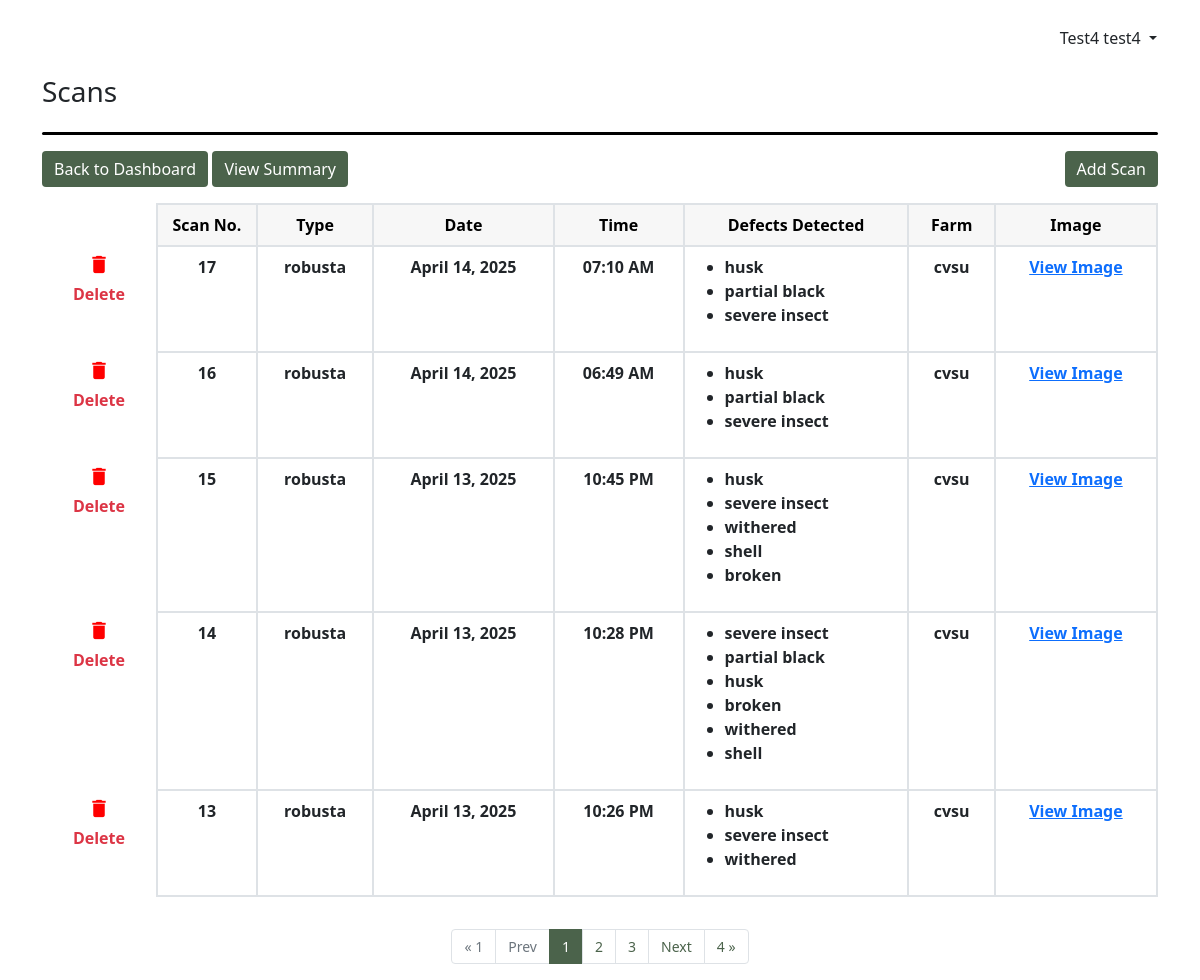
/dashboard/view/43/test/ (signed in), run on the app's committed database.
### apps/dashboard/models.py (models this page shows, shortened)
class DefectsDetected(models.Model):
    id = models.AutoField(primary_key=True)
    scan_number = models.IntegerField(null=False)
    date_scanned = models.DateTimeField(default=now)
    defects_detected = models.JSONField(max_length=50)
    scanned_image = models.CharField(max_length=255)
    scanned_image2 = models.CharField(max_length=255, null=True)
    batch = models.ForeignKey(BatchSession, on_delete=models.CASCADE)

class BatchSession(models.Model):
    batch_id = models.AutoField(primary_key=True)
    title = models.CharField(max_length=255, null=False)
    date_created = models.DateTimeField(default=now)
    bean_type = models.CharField(max_length=50)
    farm = models.CharField(max_length=255)
    user = models.ForeignKey(User, on_delete=models.CASCADE)

### apps/dashboard/views.py (the view)
# urls.py: path('dashboard/view/<int:batch_id>/<str:title>/', views.ScanListView.as_view(), name="view_scans"),
class ScanListView(LoginRequiredMixin, ListView):
    model = DefectsDetected
    template_name = "dashboard/scans_view.html"
    paginate_by = 5
    def get_context_data(self, **kwargs):
        context = super().get_context_data(**kwargs)
        batchSession = BatchSession.objects.get(batch_id=self.kwargs["batch_id"])
        context["objects"] = batchSession
        page_obj = context['page_obj']
        paginator = page_obj.paginator
        start_index = max(1, page_obj.number - 2)
        end_index = min(paginator.num_pages + 1, page_obj.number + 3)
        context['page_range'] = range(start_index, end_index)
        return context
    def get_queryset(self):
        all_defects = DefectsDetected.objects.filter(batch_id=self.kwargs["batch_id"]).order_by("-scan_number")
        self.queryset = all_defects
        return super().get_queryset()

### apps/dashboard/templates/dashboard/scans_view.html (shortened to what this page needs)
{% extends "layout.html" %}
{% load static %}
{% block head_content %}
<div class="d-inline-flex align-items-end gap-3">
  <h3>Scans</h3>
</div>
<div class="my-3"
  style="
    width: 100%;
    height: 3px;
    background-color: black;
    border-radius: 20px;
  "></div>
{% endblock head_content %}
{% block content %}
<div class="container-fluid m-0 p-0">
  <div class="d-flex justify-content-between">
    <div>
        <a href=" {% url "dashboard" %} " class="text-decoration-none">
        <button class="btn btn-success mb-3">Back to Dashboard</button>
      </a>
      <a href="{% url 'view_summary' objects.batch_id objects.title %}"
        class="text-decoration-none">
        <button class="btn btn-success mb-3">View Summary</button>
      </a>
    </div>
    <a href="{% url "scan_option" objects.batch_id objects.title %}"
      class="text-decoration-none">
      <button class="btn btn-success mb-3">Add Scan</button>
    </a>
  </div>
  <div class="overflow-auto">
    <table
      class="table flex-wrap text-wrap custom-bordered table-data text-center ">
      <thead>
        <tr class="text-black">
          <th scope="col"></th>
          <th scope="col" style="width: 100px">Scan No.</th>
          <th scope="col">Type</th>
          <th scope="col">Date</th>
          <th scope="col">Time</th>
          <th scope="col" style="min-width: 150px">Defects Detected</th>
          <th scope="col">Farm</th>
          <th scope="col">Image</th>
        </tr>
      </thead>
      <tbody style="border-top: 0" id="scan_body_container">
        {% for defect in object_list %}
        <tr class="" id="scan_number_{{ defect.id }}">
          <td class="text-center p-0">
            <div
              class="btn button-show"
              type="button"
              data-bs-toggle="modal"
              data-bs-target="#modal"
              id="liveToastBtn"
              hx-get="{% url 'delete_view_scans' defect.id %}"
              hx-swap="innerHTML"
              hx-target="#swapelement"
              >
              <i class="material-icons" style="font-size: 23px; color: red"
                >delete</i
              >
              <div class="text-danger fw-bold">Delete</div>
            </div>
          </td>
          <td>{{ defect.scan_number}}</td>
          <td>{{ defect.batch.bean_type }}</td>
          <td>{{ defect.date_scanned|date:"F d, Y " }}</td>
          <td>{{ defect.date_scanned|date:"h:i A" }}</td>
          <td>
            <ul class="text-start">
              {% for each_defects_detected in defect.defects_detected %}
              <li>
                {% if each_defects_detected == "none" %}
                No defects detected
                {% else%}
                {{ each_defects_detected }}
                {% endif %}
              </li>
              {% endfor %}
            </ul>
          </td>
          <td>{{ defect.batch.farm }}</td>
          <td>
            <a
              target="_blank"
              href="{% static 'final_detected_images/' %}{{ defect.scanned_image }}"
              >View Image</a
            >
          </td>
        </tr>
        {% endfor %}
      </tbody>
    </table>
  </div>
</div>
{% if page_obj.paginator.num_pages > 1%}
  {% if page_obj.has_next or page_obj.has_previous %}
  <nav aria-label="Page navigation " class="d-flex justify-content-center align-items-center">
    <ul class="pagination pagination-custom mt-3 mb-0">
      {% if not page_obj.has_previous %}
        <li class="page-item disabled">
          <a class="page-link" href="#">&laquo; 1</a>
        </li>
        <li class="page-item disabled">
          <a class="page-link" href="#">Prev</a>
        </li>
      {% endif %}
    {% for page_num in page_range %}
      {% if page_num == page_obj.number %}
        <li class="page-item current-page">
          <a class="page-link">{{ page_num }}</a>
        </li>
      {% else %}
        {% if search_query %}
        <li class="page-item">
          <a class="page-link" href="?page={{ page_num }}&search={{search_query}}">{{ page_num }}</a>
        </li>
        {% else %}
        <li class="page-item">
          <a class="page-link" href="?page={{ page_num }}">{{ page_num }}</a>
        </li>
        {% endif %}
      {% endif %}
    {% endfor %}
      {% if page_obj.has_next %}
        {% if search_query %}
        <li class="page-item"><a class="page-link" href="?page={{ page_obj.next_page_number }}&search={{search_query}}">Next</a></li>
        <li class="page-item"><a class="page-link" href="?page={{ page_obj.paginator.num_pages }}&search={{search_query}}">{{page_obj.paginator.num_pages}} &raquo;</a></li>
        {% else %}
        <li class="page-item"><a class="page-link" href="?page={{ page_obj.next_page_number }}">Next</a></li>
        <li class="page-item"><a class="page-link" href="?page={{ page_obj.paginator.num_pages }}">{{page_obj.paginator.num_pages}} &raquo;</a></li>
        {% endif %}
      {% endif %}
    </ul>
  </nav>
  {% endif %}
{% endif %}
{% endblock content %}

### apps/templates/layout.html (shortened to what this page needs)
{% load static %}
<!DOCTYPE html>
<html lang="en">
  <head>
    <link href="https://cdn.jsdelivr.net/npm/bootstrap@5.1.3/dist/css/bootstrap.min.css" rel="stylesheet" />
    <link href="{% static 'style.css' %}?v={{ current_time }}" rel="stylesheet"/>
  </head>
  <body>
    <div class="container-md mb-3">
      <div>
        <div class="title row flex-column-reverse flex-sm-row m-0">
          <h3 class="col my-4 p-0">
          </h3>
          <div class="col col-sm-3 my-4 col-md-3 text-sm-center text-md-end p-0">
            <div
              class="dropdown-toggle btn p-0"
              data-bs-toggle="dropdown"
              aria-expanded="false">
              {{ request.user.first_name }} {{ request.user.last_name }}
            </div>
          </div>
        </div>
        {% block head_content %} {% endblock head_content %}
      </div>
      {% block content %} {% endblock content %}
    </div>
  </body>
</html>

### static/style.css (style rules this page uses)
:root { --main-green-theme: rgb(75, 99, 75); }
.title > h3 { font-size: 2em; font-family: "Oswald", sans-serif; font-optical-sizing: auto; font-style: normal; color: rgb(75, 99, 75); }
.btn-success { background-color: var(--main-green-theme); border: none; }
thead { color: grey; }
.table-data th, .table-summary th { background-color: rgba(128, 128, 128, 0.062); vertical-align: middle; }
.table-data th:first-child { background-color: transparent; }
.table-data td { font-weight: 600; }
table.custom-bordered td, table.custom-bordered th, table.table-summary td, table.table-summary th { border: 2px solid #dee2e6; }
table.custom-bordered th:first-child, table.custom-bordered td:first-child { border: none; }
@media screen and (min-width: 576px) { .title > h3 { font-size: 3em; } }
.page-link { color: var(--main-green-theme); }
.pagination-custom { font-size: 14px; }
.current-page a { color: white; background-color: var(--main-green-theme) !important; border-color: var(--main-green-theme) !important; }
@media screen and (min-width: 768px) { .title > h3 { font-size: 4em; } }

### data on the page
DefectsDetected: scan_number "17", batch.bean_type "robusta", date_scanned "April 14, 2025", date_scanned "07:10 AM", defects_detected "husk" "partial black" "severe insect", batch.farm "cvsu"
DefectsDetected: scan_number "16", batch.bean_type "robusta", date_scanned "April 14, 2025", date_scanned "06:49 AM", defects_detected "husk" "partial black" "severe insect", batch.farm "cvsu"
DefectsDetected: scan_number "15", batch.bean_type "robusta", date_scanned "April 13, 2025", date_scanned "10:45 PM", defects_detected "husk" "severe insect" "withered" "shell" "broken", batch.farm "cvsu"
DefectsDetected: scan_number "14", batch.bean_type "robusta", date_scanned "April 13, 2025", date_scanned "10:28 PM", defects_detected "severe insect" "partial black" "husk" "broken" "withered" "shell", batch.farm "cvsu"
DefectsDetected: scan_number "13", batch.bean_type "robusta", date_scanned "April 13, 2025", date_scanned "10:26 PM", defects_detected "husk" "severe insect" "withered", batch.farm "cvsu"

### other printed values
{{ request.user.first_name }} "Test4"
{{ request.user.last_name }} "test4"
{{ page_num }} "1"
{{ page_num }} "2" "3"
{{ page_obj.paginator.num_pages }} "4"
